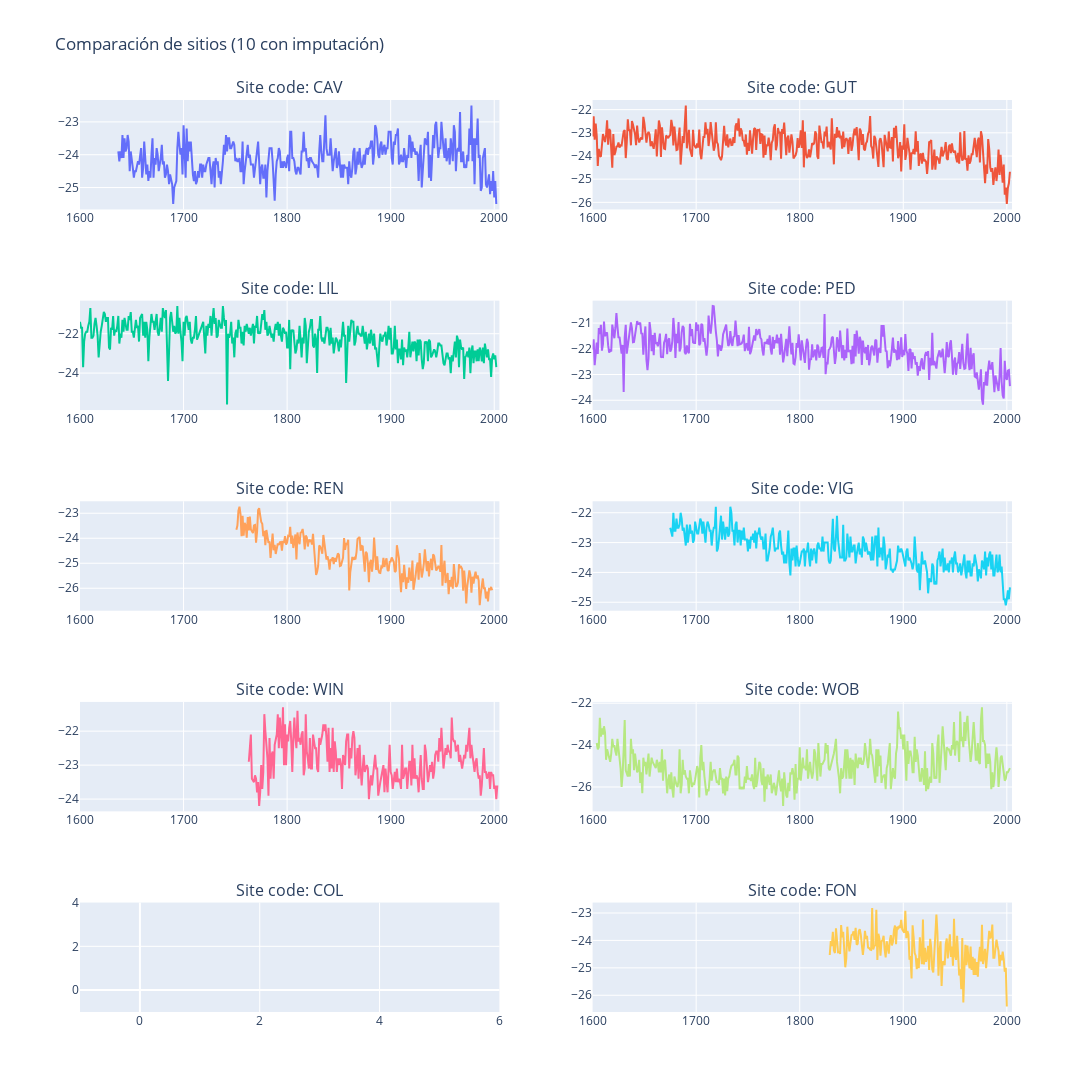

Notebook source saved alongside this figure:
### Markdown cell above
### Show manipulated data by interpolations

### Code cell
l_fixed_cases = l_low_review + l_hard_review


# Figure with 5 rows y 2 columns
fig = make_subplots(
    rows=5, cols=2,
    subplot_titles=[f"Site code: {i}" for i in l_fixed_cases]
)

# Add figures to subplot
for idx, i in enumerate(l_fixed_cases):
    aux = df_data_interpol[df_data_interpol['site_code'] == i].reset_index(drop=True)
    
    # Calcular fila y columna (enumerate empieza en 0)
    row = idx // 2 + 1
    col = idx % 2 + 1
    
    fig.add_trace(
        go.Scatter(x=aux['Year'], y=aux['Value'], mode='lines', name=f"Site {i}"),
        row=row, col=col
    )

# AAdjust layout
fig.update_layout(
    title_text="Comparación de sitios (10 con imputación)",
    showlegend=False,
    height=2000, width=1600
)

fig.show()

### Figure 1 — Plotly figure (JSON) as saved in the notebook; plotly's stock layout.template omitted (floating-point values rounded to 4 significant figures; data arrays with more than 128 entries replaced by an {"elided": "..."} marker saying what was removed)
{"data": [{"mode": "lines", "name": "Site CAV", "type": "scatter", "x": {"elided": "406 int values"}, "xaxis": "x", "y": {"elided": "406 float values"}, "yaxis": "y"}, {"mode": "lines", "name": "Site GUT", "type": "scatter", "x": {"elided": "406 int values"}, "xaxis": "x2", "y": {"elided": "406 float values"}, "yaxis": "y2"}, {"mode": "lines", "name": "Site LIL", "type": "scatter", "x": {"elided": "406 int values"}, "xaxis": "x3", "y": {"elided": "406 float values"}, "yaxis": "y3"}, {"mode": "lines", "name": "Site PED", "type": "scatter", "x": {"elided": "406 int values"}, "xaxis": "x4", "y": {"elided": "406 float values"}, "yaxis": "y4"}, {"mode": "lines", "name": "Site REN", "type": "scatter", "x": {"elided": "406 int values"}, "xaxis": "x5", "y": {"elided": "406 float values"}, "yaxis": "y5"}, {"mode": "lines", "name": "Site VIG", "type": "scatter", "x": {"elided": "406 int values"}, "xaxis": "x6", "y": {"elided": "406 float values"}, "yaxis": "y6"}, {"mode": "lines", "name": "Site WIN", "type": "scatter", "x": {"elided": "406 int values"}, "xaxis": "x7", "y": {"elided": "406 float values"}, "yaxis": "y7"}, {"mode": "lines", "name": "Site WOB", "type": "scatter", "x": {"elided": "406 int values"}, "xaxis": "x8", "y": {"elided": "406 float values"}, "yaxis": "y8"}, {"mode": "lines", "name": "Site COL", "type": "scatter", "x": [], "xaxis": "x9", "y": [], "yaxis": "y9"}, {"mode": "lines", "name": "Site FON", "type": "scatter", "x": {"elided": "406 int values"}, "xaxis": "x10", "y": {"elided": "406 float values"}, "yaxis": "y10"}], "layout": {"annotations": [{"font": {"size": 16}, "showarrow": false, "text": "Site code: CAV", "x": 0.225, "xanchor": "center", "xref": "paper", "y": 1, "yanchor": "bottom", "yref": "paper"}, {"font": {"size": 16}, "showarrow": false, "text": "Site code: GUT", "x": 0.775, "xanchor": "center", "xref": "paper", "y": 1, "yanchor": "bottom", "yref": "paper"}, {"font": {"size": 16}, "showarrow": false, "text": "Site code: LIL", "x": 0.225, "xanchor": "center", "xref": "paper", "y": 0.78, "yanchor": "bottom", "yref": "paper"}, {"font": {"size": 16}, "showarrow": false, "text": "Site code: PED", "x": 0.775, "xanchor": "center", "xref": "paper", "y": 0.78, "yanchor": "bottom", "yref": "paper"}, {"font": {"size": 16}, "showarrow": false, "text": "Site code: REN", "x": 0.225, "xanchor": "center", "xref": "paper", "y": 0.56, "yanchor": "bottom", "yref": "paper"}, {"font": {"size": 16}, "showarrow": false, "text": "Site code: VIG", "x": 0.775, "xanchor": "center", "xref": "paper", "y": 0.56, "yanchor": "bottom", "yref": "paper"}, {"font": {"size": 16}, "showarrow": false, "text": "Site code: WIN", "x": 0.225, "xanchor": "center", "xref": "paper", "y": 0.34, "yanchor": "bottom", "yref": "paper"}, {"font": {"size": 16}, "showarrow": false, "text": "Site code: WOB", "x": 0.775, "xanchor": "center", "xref": "paper", "y": 0.34, "yanchor": "bottom", "yref": "paper"}, {"font": {"size": 16}, "showarrow": false, "text": "Site code: COL", "x": 0.225, "xanchor": "center", "xref": "paper", "y": 0.12, "yanchor": "bottom", "yref": "paper"}, {"font": {"size": 16}, "showarrow": false, "text": "Site code: FON", "x": 0.775, "xanchor": "center", "xref": "paper", "y": 0.12, "yanchor": "bottom", "yref": "paper"}], "height": 2000, "showlegend": false, "title": {"text": "Comparación de sitios (10 con imputación)"}, "width": 1600, "xaxis": {"anchor": "y", "domain": [0, 0.45]}, "xaxis10": {"anchor": "y10", "domain": [0.55, 1]}, "xaxis2": {"anchor": "y2", "domain": [0.55, 1]}, "xaxis3": {"anchor": "y3", "domain": [0, 0.45]}, "xaxis4": {"anchor": "y4", "domain": [0.55, 1]}, "xaxis5": {"anchor": "y5", "domain": [0, 0.45]}, "xaxis6": {"anchor": "y6", "domain": [0.55, 1]}, "xaxis7": {"anchor": "y7", "domain": [0, 0.45]}, "xaxis8": {"anchor": "y8", "domain": [0.55, 1]}, "xaxis9": {"anchor": "y9", "domain": [0, 0.45]}, "yaxis": {"anchor": "x", "domain": [0.88, 1]}, "yaxis10": {"anchor": "x10", "domain": [0, 0.12]}, "yaxis2": {"anchor": "x2", "domain": [0.88, 1]}, "yaxis3": {"anchor": "x3", "domain": [0.66, 0.78]}, "yaxis4": {"anchor": "x4", "domain": [0.66, 0.78]}, "yaxis5": {"anchor": "x5", "domain": [0.44, 0.56]}, "yaxis6": {"anchor": "x6", "domain": [0.44, 0.56]}, "yaxis7": {"anchor": "x7", "domain": [0.22, 0.34]}, "yaxis8": {"anchor": "x8", "domain": [0.22, 0.34]}, "yaxis9": {"anchor": "x9", "domain": [0, 0.12]}}}
